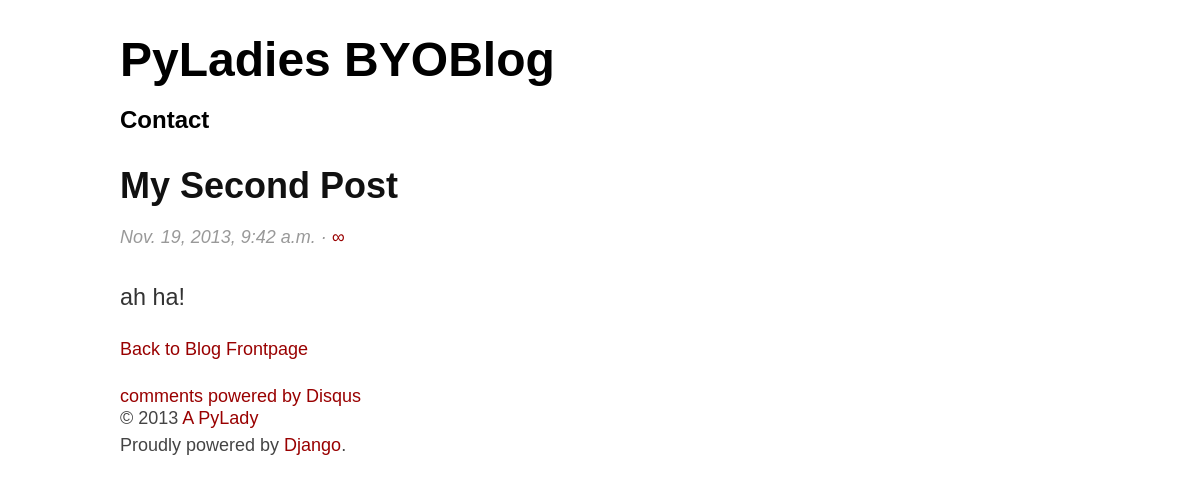
Page /2/ on the committed database.
### MyBlog/models.py (models this page shows, shortened)
class Post(models.Model):
    title = models.CharField(max_length=200)
    body = models.TextField()
    created = models.DateTimeField(auto_now_add=True)

### MyBlog/views.py (the view)
# urls.py: url(r'^(\d+)/$', 'MyBlog.views.post', name='post'),
def post(request, pk):
    post = Post.objects.get(pk=int(pk))
    return render_to_response("post.html", dict(post=post, user=request.user))

### MyBlog/templates/post.html (shortened to what this page needs)
{% extends "base.html" %}
{% block content %}
    <section id="post">
            <h2>{{ post.title }}</h2>
            <header id="meta">
            <ul>
                <li><time pubdate datetime="{{ post.created }}">{{ post.created }}</time></li>
                <li><a href="{{ post.url }}">∞</a></li>
            </ul>
            </header>
            <article>{{ post.body|linebreaks }}</article>
        </section>
        <p><a href="{% url 'home' %}">Back to Blog Frontpage</a></p>
        <a href="http://disqus.com" class="dsq-brlink">comments powered by <span class="logo-disqus">Disqus</span></a>
{% endblock %}

### MyBlog/static/style.css (style rules this page uses)
html,body,div,span,object,iframe,h1,h2,h3,h4,h5,h6,p,blockquote,pre,abbr,address,cite,code,del,dfn,em,img,ins,kbd,q,samp,small,strong,sub,sup,var,b,i,dl,dt,dd,ol,ul,li,fieldset,form,label,legend,table,caption,tbody,tfoot,thead,tr,th,td,article,aside,canvas,details,figcaption,figure,footer,header,hgroup,menu,nav,section,summary,time,mark,audio,video { background:transparent; border:0; font-size:100%; margin:0; outline:0; padding:0; vertical-align:baseline; text-rendering: optimizeLegibility; }
body { color:#444; font-size:18px; line-height:1; margin:36px auto; max-width:960px; min-width:960px; padding:0 30px 30px; font-family: 'source_sans_proregular', sans-serif; }
article,aside,details,figcaption,figure,footer,header,hgroup,menu,nav,section { display:block; }
a { background:transparent; color:#900; font-size:100%; margin:0; padding:0; text-decoration:none; vertical-align:baseline; }
#meta ul,#meta li { color:#999; display:inline; font-style:italic; }
h1,h2,h3,h4 { color:#111; font-weight: 600; font-family: 'source_sans_probold', sans-serif; }
h1,h2,h3,h4,h5,p { margin-bottom:24px; padding:0; }
h2 { font-size:36px; margin:24px 0 6px; }
p { font-size:18px; line-height:27px; max-width:540px; }
body header { margin-bottom:36px; }
#meta time { color:#999; font-style:italic; }
#meta li:first-of-type:after { content:" \B7"; display:inline; }
#post article p:first-of-type { color:#333; font-size:1.3em; line-height:1.3em; }
h1, h2, h3, h4, h5, h6 { margin-bottom: 24px; }

### rows in the picture
Post: title "My Second Post", created "Nov. 19, 2013, 9:42 a.m.", body "ah ha!"
